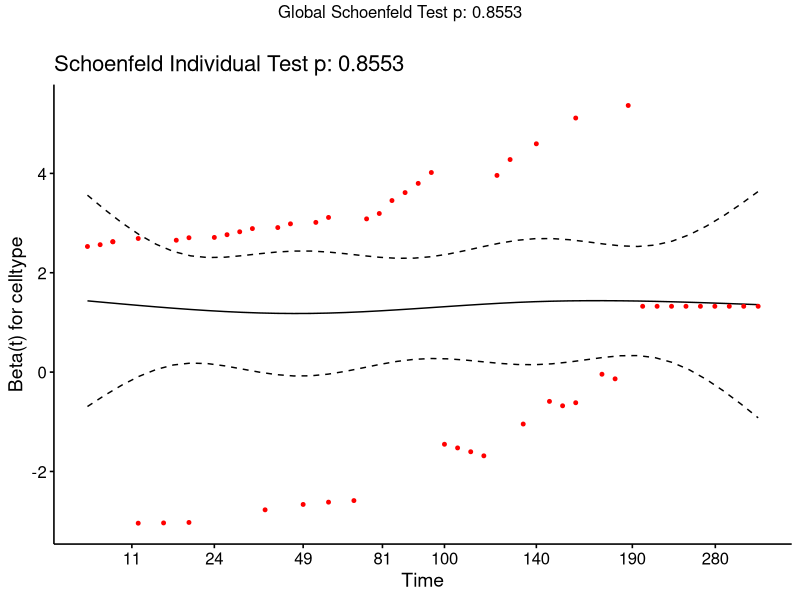
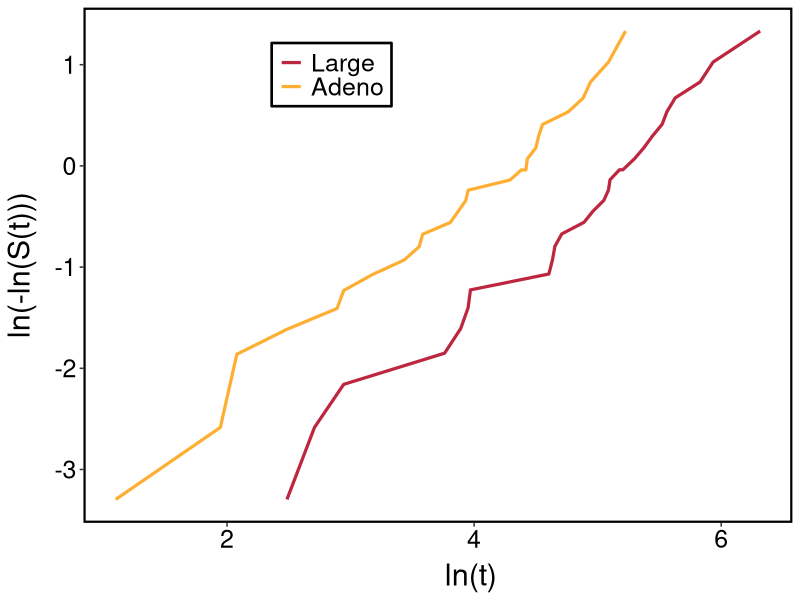

Generate these figures, in order, with R:
library(lattice)
library(survival)
library(ggplot2)
library(survminer)
library(ggpubr)

#Datos de los pacientes con c??lulas cancer??genas tipo Large y Adeno
Large <-veteran[veteran$celltype =='large',]
Adeno <-veteran[veteran$celltype =='adeno',]

#Objeto Surv y funcion survfit para cada tipo de celula 
Large.surv <- Surv(Large$time, Large$status)
Adeno.surv <- Surv(Adeno$time, Adeno$status)

#Se calcula la funci??n de riesgo acumulado
mod1<-coxph(Large.surv~1, data=Large, method="breslow")
mod2<-coxph(Adeno.surv~1, data=Adeno, method="breslow")
bh1 <- basehaz(mod1)
bh2 <- basehaz(mod2)
lnhazard1<-log(bh1[,1])
lntime1<-log(bh1[,2])
lnhazard2<-log(bh2[,1])
lntime2<-log(bh2[,2])

#DataFrames
dfLarge <- data.frame(dx = lntime1, dy = lnhazard1)
dfAdeno <- data.frame(dx1 = lntime2, dy1 = lnhazard2)

#DataFrame UNICAMENTE para las celulas Large y Adeno
juntos <-merge(Large, Adeno, all = TRUE)

#Estimaci??n de los coeficientes del modelo
fitcomp <- coxph(Surv(time, status)~celltype, data=juntos)

#Verificaci??n de las hip??tesis de riesgo proporcionales
ftest <- cox.zph(fitcomp)

#p-valor para cada una de las covariables
p_valor <- ftest

#Gr??fica de los residuos de Schoenfeld
ggcoxzph(ftest)

#Representaci??n de las curvas de supervivencia log-log 
ggplot()+
  geom_line(data = dfLarge,aes(x=dx, y=dy, color='0'),size=1.1)+
  geom_line(data = dfAdeno,aes(x=dx1, y=dy1, color='1'),size=1.1)+
  theme(panel.background = element_rect(fill = 'white'),
        panel.border = element_rect(color = "black", fill=NA, size = 1.5),
        axis.text = element_text(color = "black",size=18),
        axis.title.x = element_text(size=rel(2), hjust=0.55, margin = margin(t = 7)),
        axis.title.y = element_text(size=rel(2),margin = margin(r = 13)),
        legend.position = c(0.35,.87),
        legend.background = element_rect(fill = "white",colour = 1,size =0.9),
        legend.key = element_rect(fill = "white"),
        legend.text = element_text(size=18), 
        legend.title = element_blank(),   
        legend.spacing.y = unit(0.01, 'cm'),
        legend.spacing.x = unit(0.02, 'cm'))+ 
  labs(x='ln(t)', y = 'ln(-ln(S(t)))')+
  scale_colour_manual(' ',values = c('0'='#BD263E','1'='#FFAE34'),
                      labels = c("Large","Adeno"))
  